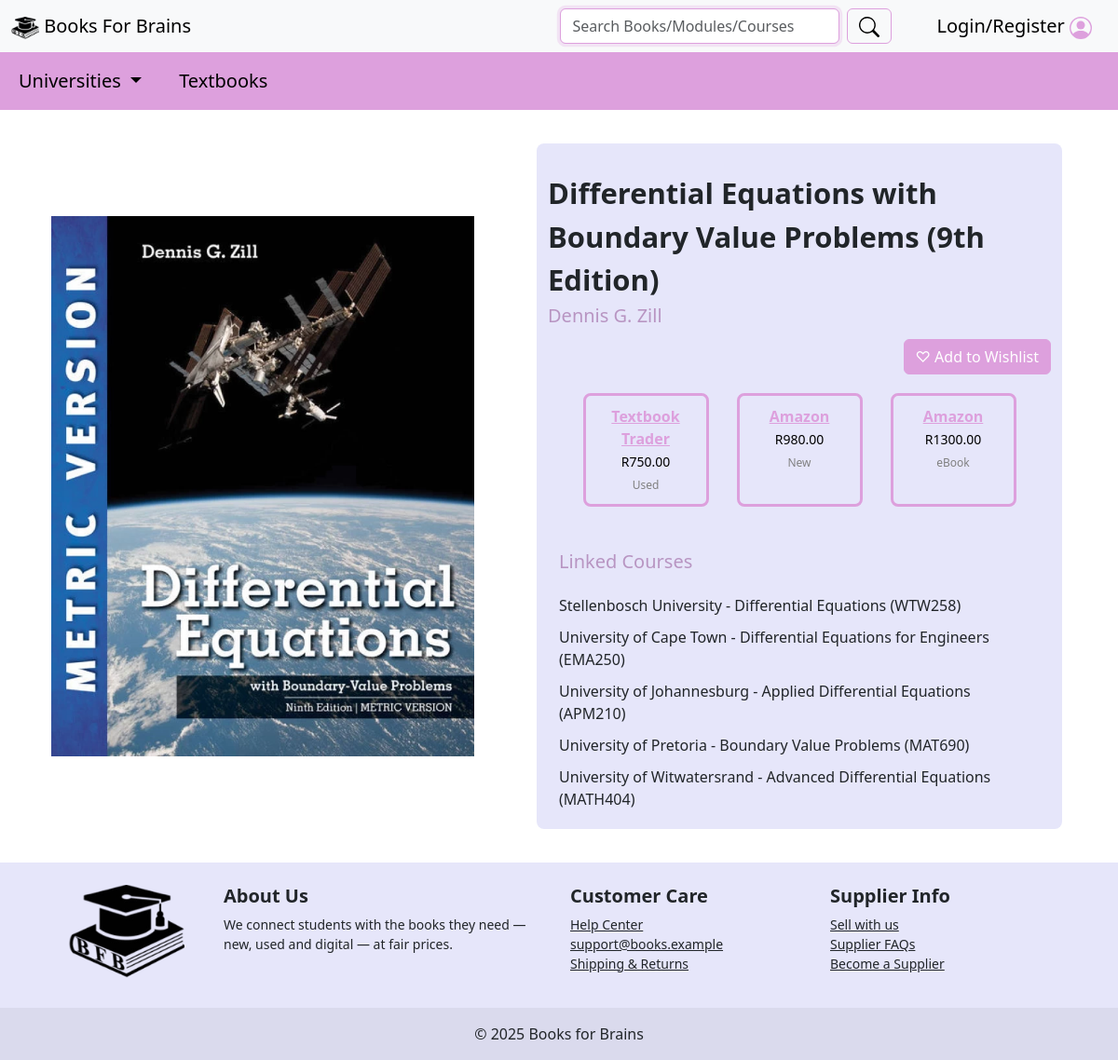
Page /Textbook_pages/differential-equations-textbook.html on the committed database.
### tables this page shows
CREATE TABLE books (
    book_id INTEGER PRIMARY KEY AUTOINCREMENT,
    title VARCHAR(255) NOT NULL,
    author VARCHAR(255) NOT NULL,
    isbn VARCHAR(20) UNIQUE,
    html_page VARCHAR(255),
    image_path VARCHAR(255)
);

CREATE TABLE inventory (
    inventory_id INTEGER PRIMARY KEY AUTOINCREMENT,
    book_id INTEGER NOT NULL,
    vendor_id INTEGER NOT NULL,
    stock_level INTEGER DEFAULT 0,
    book_type VARCHAR(50) DEFAULT 'new' CHECK (book_type IN ('New', 'Used', 'eBook')),
    price DECIMAL(10, 2) NOT NULL,
    created_at TIMESTAMP DEFAULT CURRENT_TIMESTAMP,
    updated_at TIMESTAMP DEFAULT CURRENT_TIMESTAMP,
    FOREIGN KEY (book_id) REFERENCES books(book_id) ON DELETE CASCADE,
    FOREIGN KEY (vendor_id) REFERENCES vendors(vendor_id) ON DELETE CASCADE
);

CREATE TABLE vendors (
    vendor_id INTEGER PRIMARY KEY AUTOINCREMENT,
    name VARCHAR(255) NOT NULL,
    contact_email VARCHAR(100) UNIQUE,
    website_url VARCHAR(255),
    created_at TIMESTAMP DEFAULT CURRENT_TIMESTAMP,
    updated_at TIMESTAMP DEFAULT CURRENT_TIMESTAMP
);

CREATE TABLE courses (
    course_id INTEGER PRIMARY KEY AUTOINCREMENT,
    institution_id INTEGER NOT NULL,
    name VARCHAR(255) NOT NULL,
    course_code VARCHAR(50) UNIQUE NOT NULL,
    created_at TIMESTAMP DEFAULT CURRENT_TIMESTAMP,
    updated_at TIMESTAMP DEFAULT CURRENT_TIMESTAMP,
    FOREIGN KEY (institution_id) REFERENCES institutions(institution_id) ON DELETE CASCADE
);

CREATE TABLE institutions (
    institution_id INTEGER PRIMARY KEY AUTOINCREMENT,
    name VARCHAR(255) NOT NULL,
    address VARCHAR(255),
    created_at TIMESTAMP DEFAULT CURRENT_TIMESTAMP,
    updated_at TIMESTAMP DEFAULT CURRENT_TIMESTAMP
);

### app.py (the view)
@app.route('/Textbook_pages/<book_page>')
def view_individual_textbook(book_page):
    conn = get_db_connection()
    book = conn.execute('SELECT * FROM books WHERE html_page = ?', (book_page,)).fetchone()
    if not book:
        conn.close()
        return "Textbook not found", 404
    inventory_rows = conn.execute(
        'SELECT i.book_type, v.name AS vendor_name, v.website_url, i.price FROM inventory i JOIN vendors v ON i.vendor_id = v.vendor_id WHERE i.book_id = ? ORDER BY i.price',
        (book['book_id'],)
    ).fetchall()
    linked_courses = conn.execute(
        'SELECT c.name AS course_name, c.course_code, ins.name AS institution_name FROM course_books cb JOIN courses c ON cb.course_id = c.course_id JOIN institutions ins ON c.institution_id = ins.institution_id WHERE cb.book_id = ? ORDER BY ins.name',
        (book['book_id'],)
    ).fetchall()
    conn.close()
    return render_template(
        f'Textbook_pages/{book_page}', book=book, inventory_rows=inventory_rows, linked_courses=linked_courses
    )

### app.py (called while the page is built)
def get_db_connection():
    conn = sqlite3.connect('data.db')
    conn.row_factory = sqlite3.Row
    return conn

### templates/Textbook_pages/differential-equations-textbook.html (shortened to what this page needs)
<!DOCTYPE html>
<html lang="en">
<head>
    <link href="https://cdn.jsdelivr.net/npm/bootstrap@5.3.8/dist/css/bootstrap.min.css" rel="stylesheet">
    <link href="css/image-zoom.css" rel="stylesheet">
</head>
<body>
    <nav class="navbar navbar-expand-lg bg-body-tertiary">
    <div class="container-fluid">
        <a class="navbar-brand" href="../index.html">
            <img src="{{ url_for('static', filename='Icon.png') }}" alt="Books for Brains" width="30" height="24">
            Books For Brains
        </a>
        <div class="collapse navbar-collapse" id="navbarSupportedContent">
        <ul class="navbar-nav w-100 d-flex justify-content-end align-items-center mb-2 mb-lg-0" style="gap: 1rem;">
            <li class="nav-item">
            <form class="d-flex" role="search">
                <input class="form-control me-2" type="search" placeholder="Search Books/Modules/Courses" aria-label="Search" style="width: 300px; border-color: plum; box-shadow: 0 0 0 0.2rem rgba(221,160,221,.25);"/>
                <button class="btn btn-outline-success" type="submit" style="border-color: plum;">
                    <svg xmlns="http://www.w3.org/2000/svg" width="22" height="22" fill="black" class="bi bi-search" viewBox="0 0 16 16">
                    <path d="M11.742 10.344a6.5 6.5 0 1 0-1.397 1.398h-.001q.044.06.098.115l3.85 3.85a1 1 0 0 0 1.415-1.414l-3.85-3.85a1 1 0 0 0-.115-.1zM12 6.5a5.5 5.5 0 1 1-11 0 5.5 5.5 0 0 1 11 0"/>
                    </svg>
                </button>
            </form>
            </li>
            <li class="nav-item">
            </li>
            <li class="nav-item">
            <a class="navbar-brand" href="../login.html">
                Login/Register
            </a>
            </li>
        </ul>
        </div>
    </body>
    </html>
    <nav class="navbar navbar-expand-lg" style="background-color: plum;" data-bs-theme="light">
    <div class="container-fluid">
        <div class="collapse navbar-collapse" id="navbarSupportedContent">
      <ul class="navbar-nav me-auto mb-2 mb-lg-0 gap-4">
            <li class="nav-item dropdown">
                <a class="nav-link dropdown-toggle active fs-5" href="#" role="button" data-bs-toggle="dropdown" aria-expanded="false">
                Universities
                </a>
            </li>
            <li class="nav-item">
            <a class="nav-link active fs-5" aria-current="page" href="{{ url_for('view_textbooks_page') }}">Textbooks</a>
            </li>
        </ul>
        </div>
    </div>
    </nav>
    <div class="container-fluid">
        <div class="row">
            <div class="col-sm-6" style="min-height: 600px; display: flex; flex-direction: column; align-items: center; justify-content: center; margin: 1%; width: 45%;">
                <img src="{{ url_for('static', filename=book.image_path) }}" class="d-block w-145" alt="{{ book.title }}" height="580px">
            </div>
            <div class="col-sm-6" style="min-height: 600px; background-color:lavender; border-radius: 8px; display: flex; flex-direction: column; justify-content: flex-start; margin: 1%; width: 47%; padding-bottom: 20px;">
                <div style="font-size: 31px; font-weight: bold; color: balck; margin-top: 30px; text-align: left;">{{ book.title }}</div>
                <div style="font-size: 20px; color: rgba(136, 64, 136, 0.486); margin-bottom: 10px; text-align: left;">{{ book.author }}</div>
                <div style="text-align: right;">
                    <button type="button" class="btn btn-primary" id="wishlistBtn" onclick="addToWishlist()" style="background-color: plum; border-color: plum;">
                        <span class="heart">♡</span>
                        <span id="btnText">Add to Wishlist</span>
                    </button>
                </div>
                        <div class="container" style="margin-top:20px;">
        <div class="row" style="justify-content:center; display:flex; flex-wrap:wrap; gap:10px;">
            {% if inventory_rows %}
                {% for item in inventory_rows %}
                    <div class="col-12 col-sm-6 col-md-3 price-card" style="border:1mm solid plum; border-radius:8px; padding:10px; max-width:30%; text-align:center; margin-left:10px; margin-right:10px;">
                        <a style="font-size:16px; color:plum; font-weight:bold;" href="{{ item.website_url }}" target="_blank">{{ item.vendor_name }}</a><br>
                        <a style="font-size:14px; color:black;">R{{ "%.2f"|format(item.price) }}</a><br>
                        <a style="font-size:12px; color:grey;">{{ item.book_type }}</a><br>
                    </div>
                    {% endfor %}
                {% else %}
                    <p style="text-align:center; width:100%;">No vendor options available for this book.</p>
                {% endif %}
            </div>
            <br>
            <div class="row" id="linked-courses-row" style="margin-top:20px; justify-content:left; display:flex; flex-wrap:wrap; gap:10px;">
                <div style="font-size: 20px; color: rgba(136, 64, 136, 0.486); margin-bottom: 10px; text-align: left;">Linked Courses</div>
                {% if linked_courses %}
                    {% for course in linked_courses %}
                        <a style="justify-content: left;">{{ course.institution_name }} - {{course.course_name}} ({{course.course_code}})</a>
                    {% endfor %}
                {% else %}
                        <p style="font-size:14px; color:grey;">No linked courses available for this textbook.</p>
                {% endif %}
                </div>
            </div>
        </div>
                </div>
            </div>
    <footer class="text-center text-lg-start" style="background-color: lavender;">
        <div class="container p-4">
            <div class="row">
                <div class="col-md-2 mb-2">
                    <center>
                    <img src="{{ url_for('static', filename='Icon.png') }}" alt="Bootstrap" width="125" height="100">
                    </center>
                </div>
                <div class="col-md-4 mb-2">
                    <h5 class="fw-bold">About Us</h5>
                    <p class="mb-0" style="font-size:14px;">We connect students with the books they need — new, used and digital — at fair prices.</p>
                </div>
                <div class="col-md-3 mb-2">
                    <h5 class="fw-bold">Customer Care</h5>
                    <ul class="list-unstyled mb-0" style="font-size:14px;">
                        <li><a href="#" class="text-reset">Help Center</a></li>
                        <li><a href="mailto:support@books.example" class="text-reset">support@books.example</a></li>
                        <li><a href="#" class="text-reset">Shipping & Returns</a></li>
                    </ul>
                </div>
                <div class="col-md-3 mb-2">
                    <h5 class="fw-bold">Supplier Info</h5>
                    <ul class="list-unstyled mb-0" style="font-size:14px;">
                        <li><a href="#" class="text-reset">Sell with us</a></li>
                        <li><a href="#" class="text-reset">Supplier FAQs</a></li>
                        <li><a href="#" class="text-reset">Become a Supplier</a></li>
                    </ul>
                </div>
            </div>
        </div>
        <div class="text-center p-3" style="background-color: rgba(0,0,0,0.05);">© 2025 Books for Brains</div>
    </footer>
</body>
</html>

### rows in the picture
books: image_path (picture), title "Differential Equations with Boundary Value Problems (9th Edition)", author "Dennis G. Zill"
inventory: vendor_name "Textbook Trader", price "750.00", book_type "Used"
inventory: vendor_name "Amazon", price "980.00", book_type "New"
inventory: vendor_name "Amazon", price "1300.00", book_type "eBook"
courses: institution_name "Stellenbosch University", course_name "Differential Equations", course_code "WTW258"
courses: institution_name "University of Cape Town", course_name "Differential Equations for Engineers", course_code "EMA250"
courses: institution_name "University of Johannesburg", course_name "Applied Differential Equations", course_code "APM210"
courses: institution_name "University of Pretoria", course_name "Boundary Value Problems", course_code "MAT690"
courses: institution_name "University of Witwatersrand", course_name "Advanced Differential Equations", course_code "MATH404"
